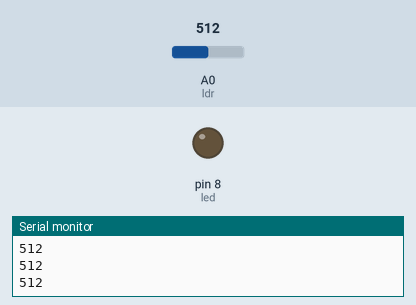
A sketch run on a simulated Arduino Uno, built with avr-gcc and run on an emulated ATmega328P. Shown: output pins drawn as LEDs (lit = HIGH), the last lines printed to the serial monitor. The test bench sets the inputs (shaded band); at power-on: A0 (ldr) = 512.

Above: at 1.3 s.
1.4 s: A0 (ldr) set to 838
3.2 s: A0 (ldr) set to 865
At 4.5 s:
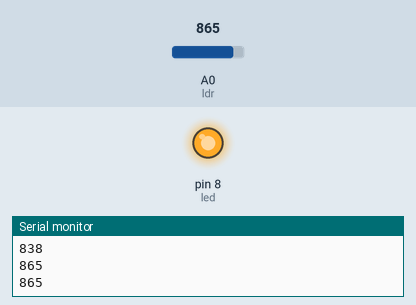
5.5 s: A0 (ldr) set to 840
At 7.2 s:
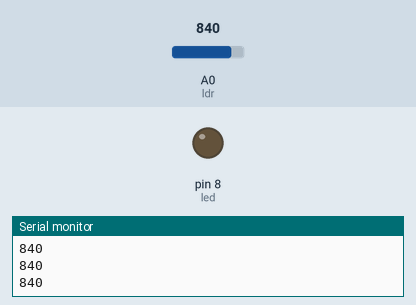
7.5 s: A0 (ldr) set to 860
At 8.8 s:
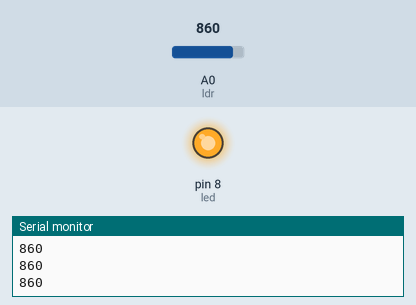
Timing chart, 0 to 10.5 s (numbered marks = the images above; inputs shaded):
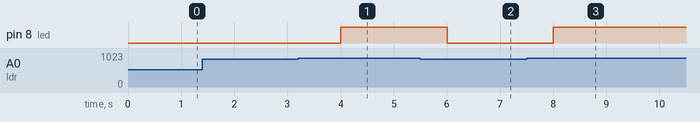

Measured:
- the behaviour switches between 850 and 851 on A0 (ldr) (found by bisection; images 0 and 1)
- after the input at 3.2 s, pin 8 (led): LOW → HIGH after 0.80 s
- after the input at 5.5 s, pin 8 (led): HIGH → LOW after 0.50 s
- after the input at 7.5 s, pin 8 (led): LOW → HIGH after 0.50 s

The sketch:

ldrAnalog.ino
```cpp
int ldr=A0;
int led=8;
void setup() {
  // put your setup code here, to run once:
pinMode(ldr,INPUT);
pinMode(led,OUTPUT);
Serial.begin(9600);
}

void loop() {
  // put your main code here, to run repeatedly:
int val=analogRead(ldr);
Serial.println(val);
delay(500);
if(val>850){
  digitalWrite(led,HIGH);
}
else digitalWrite(led,LOW);

}
```
